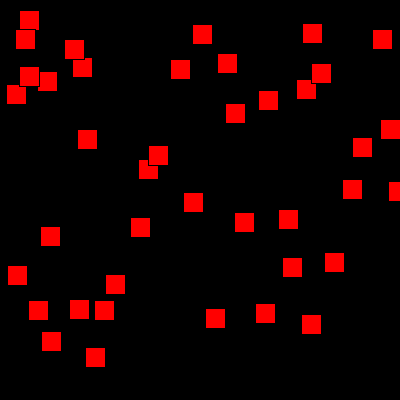
Frame 1 (no input)
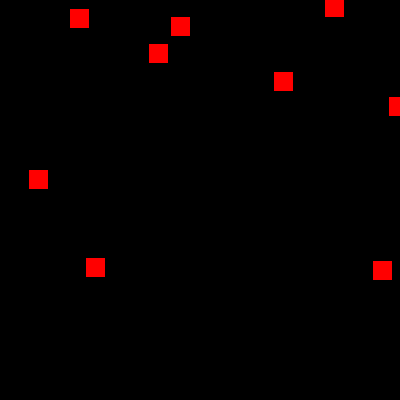
Frame 60 (the mouse pressed at the canvas centre just before this capture)
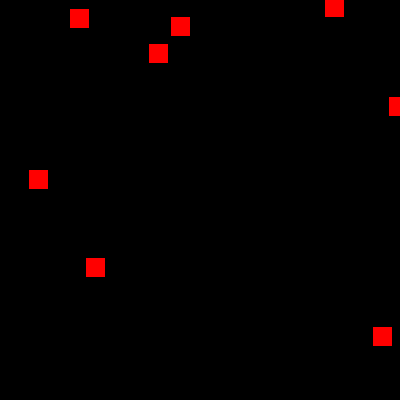
Frame 120 (the mouse held since frame 60 and released just before this capture)

The Processing sketch that drew these frames (run headless with seeded random() and noise(); from frame 60 on, the mouse is pressed at the canvas centre):

// Processing sketch: processing_97190
// ── processing_97190.pde

Square [] squareX = new Square[20];
Square [] squareY = new Square[20];
 
void setup() {
 size (400, 400);
for (int i = 0; i < squareX.length; i = i + 1){
  squareX[i] = new Square( int(random(0,400)), int(random(0,350)), int(random(0,320)));
}
for (int i = 0; i < squareY.length; i = i +1){
  squareY[i] = new Square( int(random(0,400)), int(random(0,360)), int(random(0,400)));
}
}
 
void draw(){
 background(0);
 for (int i = 0; i < squareX.length; i = i + 1){
 squareX[i].display();
 squareX[i].moveX();
 squareX[i].bounceX();
}
for (int i = 0; i < squareY.length; i = i + 1){
 squareY[i].display();
 squareY[i].moveY();
 squareY[i].bounceY();
}
  
}
 

class Square{
  color c;
  int x;
  int y;
  int speed;
 

Square(int tempX, int tempY, int tempSpeed) {
  x = tempX;
  y = tempY;
  speed = tempSpeed;
}
 

void display(){
  fill(255,0,0);
  rect(x, y, 20, 20);
}
 
void moveX(){
x = x + speed;
}
 
void moveY(){
y = y + speed;
}
 
void bounceX(){
  if ((x > width) || (x < 0)) {
   speed = speed * 1;
}}
 
void bounceY (){
 if ((y > height) || (y < 0)) {
   speed = speed * -1;
}}
 
}
